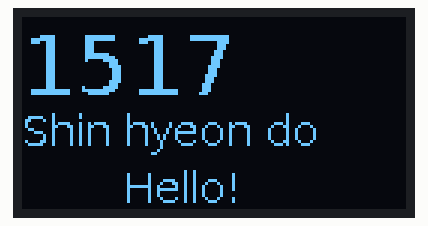
The program below on a simulated Raspberry Pi (BCM pin numbers). On the bench: 128×64 one-colour display. At 0.1 s the program stops and its outputs stay as they are.

Above: at 0.2 s.

The program:

OLED.py
```python
import board
import digitalio
from PIL import Image, ImageDraw, ImageFont
import adafruit_ssd1306

# Setting some variables for our reset pin etc.
RESET_PIN = digitalio.DigitalInOut(board.D4)

# Very important... This lets py-gaugette 'know' what pins to use in order to reset the display
i2c = board.I2C()
oled = adafruit_ssd1306.SSD1306_I2C(128, 64, i2c, addr=0x3C, reset=RESET_PIN)

# Clear display.
oled.fill(0)
oled.show()

# Create blank image for drawing.
image = Image.new("1", (oled.width, oled.height))
draw = ImageDraw.Draw(image)

# Load a font in 2 different sizes.
font = ImageFont.truetype("/usr/share/fonts/truetype/dejavu/DejaVuSans.ttf", 28)
font2 = ImageFont.truetype("/usr/share/fonts/truetype/dejavu/DejaVuSans.ttf", 14)

# Draw the text
draw.text((0, 0), "1517", font=font, fill=255)
draw.text((0, 30), "Shin hyeon do", font=font2, fill=255)
draw.text((34, 49), "Hello!", font=font2, fill=255)

# Display image
oled.image(image)
oled.show()
```
